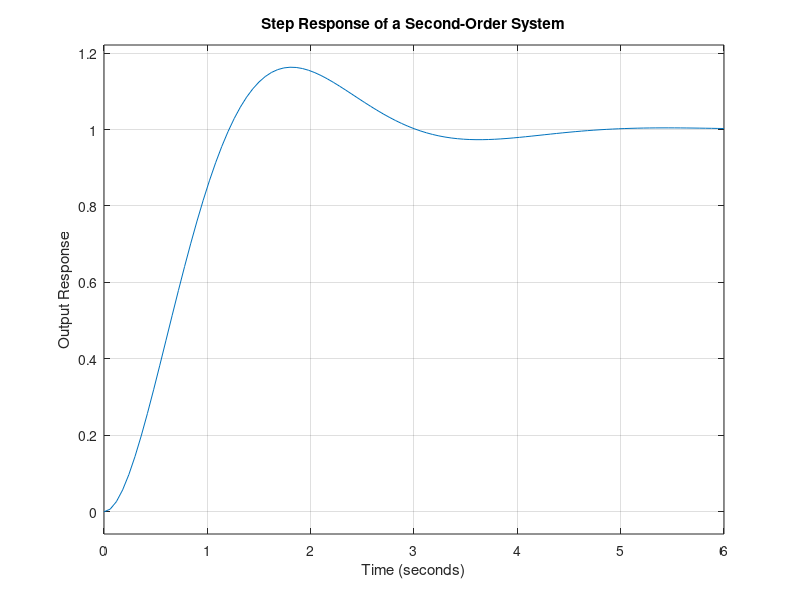

MATLAB code to generate this figure:
% Step Response of a Second-Order System
clc; clear; close all;

% System parameters
K = 1;          % System gain
wn = 2;         % Natural frequency (rad/s)
zeta = 0.5;     % Damping ratio (0 < zeta < 1 for underdamped)

% Define transfer function: G(s) = K*wn^2 / (s^2 + 2*zeta*wn*s + wn^2)
s = tf('s');
G = K*wn^2 / (s^2 + 2*zeta*wn*s + wn^2);

% Display transfer function
disp('Second-Order Transfer Function:');
disp(G);

% Step response
figure;
step(G);
grid on;
title('Step Response of a Second-Order System');
xlabel('Time (seconds)');
ylabel('Output Response');
